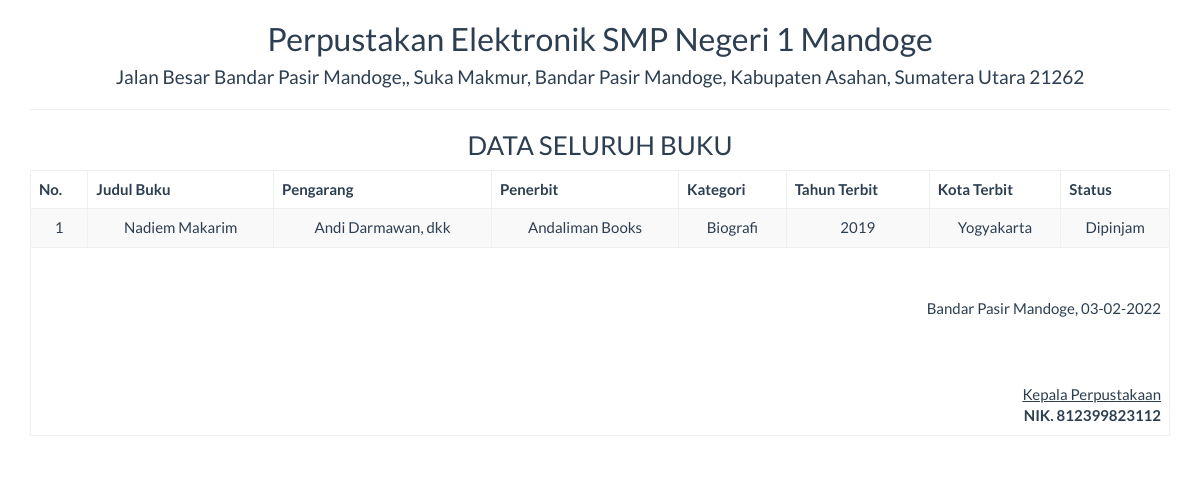
Screenshot of /report/buku_semua.php with the database file from the repository.
### tables this page shows
CREATE TABLE `buku` (
  `id` int(11) NOT NULL,
  `judul_buku` varchar(128) NOT NULL,
  `pengarang` varchar(128) NOT NULL,
  `penerbit` varchar(128) NOT NULL,
  `kategori` varchar(128) NOT NULL,
  `tahun_terbit` varchar(4) NOT NULL,
  `kota_terbit` varchar(64) NOT NULL,
  `status` varchar(32) NOT NULL,
  `deskripsi` text NOT NULL,
  `tgl_masuk` varchar(32) NOT NULL
);

### report/buku_semua.php (the view, shortened to what this page needs)
<!DOCTYPE html>
<html>
<head>
    <link href="../Assets/css/bootstrap.min.css" rel="stylesheet" type="text/css" />
</head>
<body onload="print()">
    <?php
    include '../config/koneksi.php';
    ?>
    <div class="container">
        <div class='row'>
            <div class="col-sm-12">
                <div class="text-center">
                    <h2> Perpustakan Elektronik SMP Negeri 1 Mandoge </h2>
                    <h4>Jalan Besar Bandar Pasir Mandoge,, Suka Makmur, Bandar Pasir Mandoge, Kabupaten Asahan, Sumatera Utara 21262</h4>
                    <hr>
                    <h3>DATA SELURUH BUKU</h3>
                    <table class="table table-bordered table-striped table-hover">
                        <tbody>
                            <thead>
                                <tr>
                                    <th>No.</th>
                                    <th>Judul Buku</th>
                                    <th>Pengarang</th>
                                    <th>Penerbit</th>
                                    <th>Kategori</th>
                                    <th>Tahun Terbit</th>
                                    <th>Kota Terbit</th>
                                    <th>Status</th>
                                </tr>
                            </thead>
                        <tbody>
                            <?php
                            $sql = "SELECT * FROM buku";
                            $query = mysqli_query($koneksi, $sql) or die("SQL Anda Salah");
                            $nomor = 0;
                            while ($data = mysqli_fetch_array($query)) {
                                $nomor++;
                            ?>
                                <tr>
                                    <td><?= $nomor ?></td>
                                    <td><?= $data['judul_buku'] ?></td>
                                    <td><?= $data['pengarang'] ?></td>
                                    <td><?= $data['penerbit'] ?></td>
                                    <td><?= $data['kategori'] ?></td>
                                    <td><?= $data['tahun_terbit'] ?></td>
                                    <td><?= $data['kota_terbit'] ?></td>
                                    <td><?= $data['status'] ?></td>
                                </tr>
                            <?php } ?>
                        </tbody>
                        </tbody>
                        <tfoot>
                            <tr>
                                <td colspan="8" class="text-right">
                                    <br>
                                    <br>
                                    Bandar Pasir Mandoge, <?= date("d-m-Y") ?>
                                    <br><br><br><br>
                                    <u>Kepala Perpustakaan<strong></u><br>
                                    NIK. 812399823112
                                </td>
                            </tr>
                        </tfoot>
                    </table>
                </div>
            </div>
        </div>
</body>
</html>

### rows the page displays
buku: judul_buku "Nadiem Makarim", pengarang "Andi Darmawan, dkk", penerbit "Andaliman Books", kategori "Biografi", tahun_terbit "2019", kota_terbit "Yogyakarta", status "Dipinjam"
